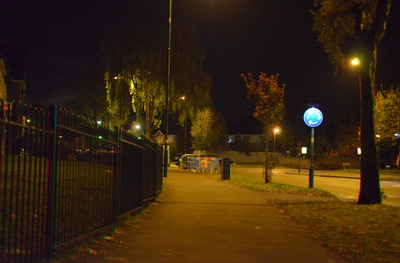
#> input picture example_images/anaglyph_color.jpg, 400 x 263 px
$ python -i stereosco.py   (imports and definitions only)   (older library calls are emulated)
#> lines starting #> are read from the running program, lines starting #| are printed output that depends on the picture
#!/usr/bin/env python3
#
#	stereosco.py, stereoscopic 3D image creator
#	Copyright (C) 2016 Sean Hewitt <contact@SeanHewitt.com>
#
#	This program is free software: you can redistribute it and/or modify
#	it under the terms of the GNU General Public License as published by
#	the Free Software Foundation, either version 3 of the License, or
#	(at your option) any later version.
#
#	This program is distributed in the hope that it will be useful,
#	but WITHOUT ANY WARRANTY; without even the implied warranty of
#	MERCHANTABILITY or FITNESS FOR A PARTICULAR PURPOSE.  See the
#	GNU General Public License for more details.
#
#	You should have received a copy of the GNU General Public License
#	along with this program.  If not, see <http://www.gnu.org/licenses/>.
#

from PIL import Image, ImageChops, ImageMath
import math

try:
	import cv2
	import numpy
	_is_advanced_available = True
except ImportError:
	_is_advanced_available = False

# [336 lines left out: functions to_pixels, fix_orientation, _get_rotation_coordinates, transform, xy_and_angle_to_matrix, combine_matrices and 5 more, not called in this run]


_AG_COLOR_SCHEMES = {
	"red-green": (
		(1, 0, 0), (0, 1, 0)),
	"red-blue": (
		(1, 0, 0), (0, 0, 1)),
	"red-cyan": (
		(1, 0, 0), (0, 1, 1)),
	"green-magenta": (
		(0, 1, 0), (1, 0, 1)),
	"amber-blue": (
		(0.9, 1, 0), (0, 0, 0.7)),
	"magenta-cyan": (
		(1, 0, 1), (0, 1, 1))
}

_AG_METHODS = {
	"gray":
		("lum", "lum"),
	"color":
		("rgb", "rgb"),
	"half-color":
		("lum", "rgb"),
	"wimmer":
		("wim", "rgb")
}

_AG_COLOR_MATRICES = {
	"rgb": (
		(1, 0, 0),
		(0, 1, 0),
		(0, 0, 1)
	),
	"wim": (
		(0, 0.7, 0.3),
		(0.5, 0, 0.5), # ?
		(0.5, 0.5, 0) # ?
	)
}

_AG_DUBOIS = {
	"red-cyan": (
		((0.456, 0.500, 0.175), (-0.040, -0.038, -0.016), (-0.015, -0.021, -0.005)),
		((-0.043, -0.088, -0.002), (0.378, 0.734, -0.018), (-0.072, -0.113, 1.226))),
	"green-magenta": (
		((-0.062, -0.158, -0.039), (0.284, 0.668, 0.143), (-0.015, -0.027, 0.021)),
		((0.529, 0.705, 0.024), (-0.016, -0.015, -0.065), (0.009, 0.075, 0.937))),
	"amber-blue": (
		((1.062, -0.205, 0.299), (-0.026, 0.908, 0.068), (-0.038, -0.173, 0.022)),
		((-0.016, -0.123, -0.017), (0.006, 0.062, -0.017), (0.094, 0.185, 0.911)))
}

ANAGLYPH_LUMA_RGB = (1/3, 1/3, 1/3)
ANAGLYPH_LUMA_REC601 = (0.299, 0.587, 0.114)
ANAGLYPH_LUMA_REC709 = (0.2126, 0.7152, 0.0722)

def create_anaglyph(images, method = "wimmer",
		color_scheme = "red-cyan", luma_coding = ANAGLYPH_LUMA_REC709):
	"""Create an anaglyph image from two images.

	Args:
		images: Two PIL images.
		method: The anaglyph method.
			The available methods are gray, color, half-color,
			wimmer and dubois.
		color_scheme: The anaglyph color scheme.
			The non-complementary colors of the color schemes are mainly
			to be used with the gray method.
			The available color schemes are red-green, red-blue,
			red-cyan, green-magenta, amber-blue and magenta-cyan.
		luma_coding: The luma coding for the gray and half-color methods.

	Returns:
		The anaglyph PIL image.
	"""
	if method == "dubois":
		try:
			matrices = _AG_DUBOIS[color_scheme]
		except:
			raise Exception("No Dubois matrices available for the specified color scheme")
	else:
		if isinstance(color_scheme, str):
			colors = _AG_COLOR_SCHEMES[color_scheme]
			m = _AG_METHODS[method]
			method_reverse = sum(colors[0]) > sum(colors[1])
			if method_reverse:
				m = (m[1], m[0])
		matrices = []
		for matrix_name, color in zip(m, colors):
			matrix = []
			if matrix_name == "lum":
				color_matrix = (luma_coding,)*3
			else:
				color_matrix = _AG_COLOR_MATRICES[matrix_name]
			for color_band, intensity in zip(color_matrix, color):
				matrix.append((
					color_band[0] * intensity,
					color_band[1] * intensity,
					color_band[2] * intensity))
			matrices.append(tuple(matrix))

	left, right = images
	if method == "wimmer" and color_scheme == "red-cyan":
		left = left.copy()
		right = right.copy()

		for i in left.load(), left.load():
			for y in range(left.height):
				for x in range(left.width):
					c = list(i[x, y])

					if c[0] > c[1] and c[0] > c[1]:
						c[1] = round(c[0]*0.3+c[1]*0.7)
						c[2] = round(c[0]*0.3+c[2]*0.7)

					i[x, y] = tuple(c)

	left_bands = left.split()
	right_bands = right.split()
	output_bands = list()
	for i in range(3):
		expression = (
			"(float(lr)*{lm[0]}+float(lg)*{lm[1]}+float(lb)*{lm[2]}+" +
			 "float(rr)*{rm[0]}+float(rg)*{rm[1]}+float(rb)*{rm[2]})"
			).format(lm=matrices[0][i], rm=matrices[1][i])

		if method == "wimmer" and colors[method_reverse][i]:
			expression = ("((" + expression + "/255)**(1/" +
				str(1 + (0.3 * colors[method_reverse][i])) +
				"))*255")

		output_bands.append(ImageMath.eval("convert(" + expression + ", 'L')",
			lr=left_bands[0], lg=left_bands[1], lb=left_bands[2],
			rr=right_bands[0], rg=right_bands[1], rb=right_bands[2]))

	if len(left_bands) > 3 and len(right_bands) > 3:
		output_bands.append(ImageChops.lighter(left_bands[3], right_bands[3]))
		return Image.merge("RGBA", output_bands)
	return Image.merge("RGB", output_bands)

PATTERN_CHECKERBOARD = 0
PATTERN_INTERLACED_H = 1
PATTERN_INTERLACED_V = 2

# [270 lines left out: functions create_patterned_image, save_as_wiggle_gif_image, _main, not called in this run]

# [2 lines not run here, left out]

>>> import cv2
>>> picture = cv2.imread('example_images/anaglyph_color.jpg', cv2.IMREAD_GRAYSCALE)
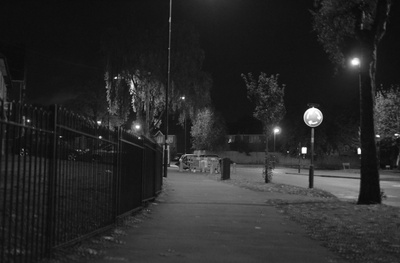
#> picture: shape (263, 400); min 5, max 255, mean 41.1
>>> result = create_anaglyph(picture)
#> (the run stopped early here; a loop or call above may not have finished)

$ run again, on example_images/cross_eye.jpg
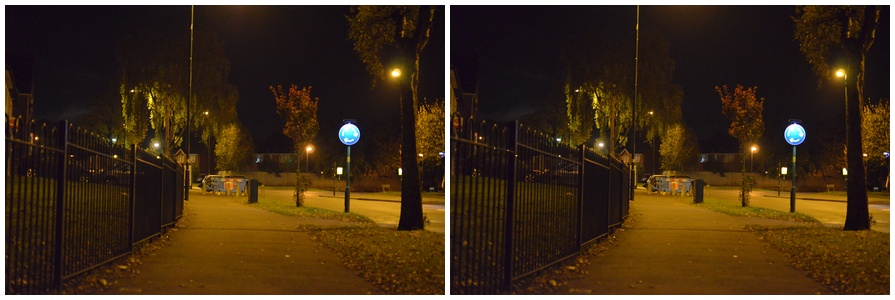
#> input picture example_images/cross_eye.jpg, 895 x 300 px
#> `picture = cv2.imread('example_images/anaglyph_color.jpg', cv2.IMREAD_G..`:
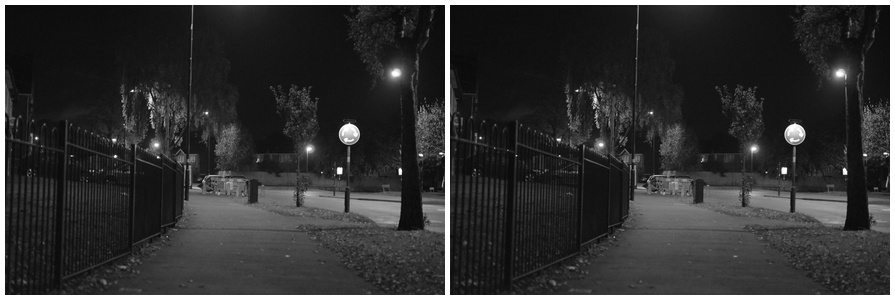
#> picture: shape (300, 895); min 3, max 255, mean 51.6
